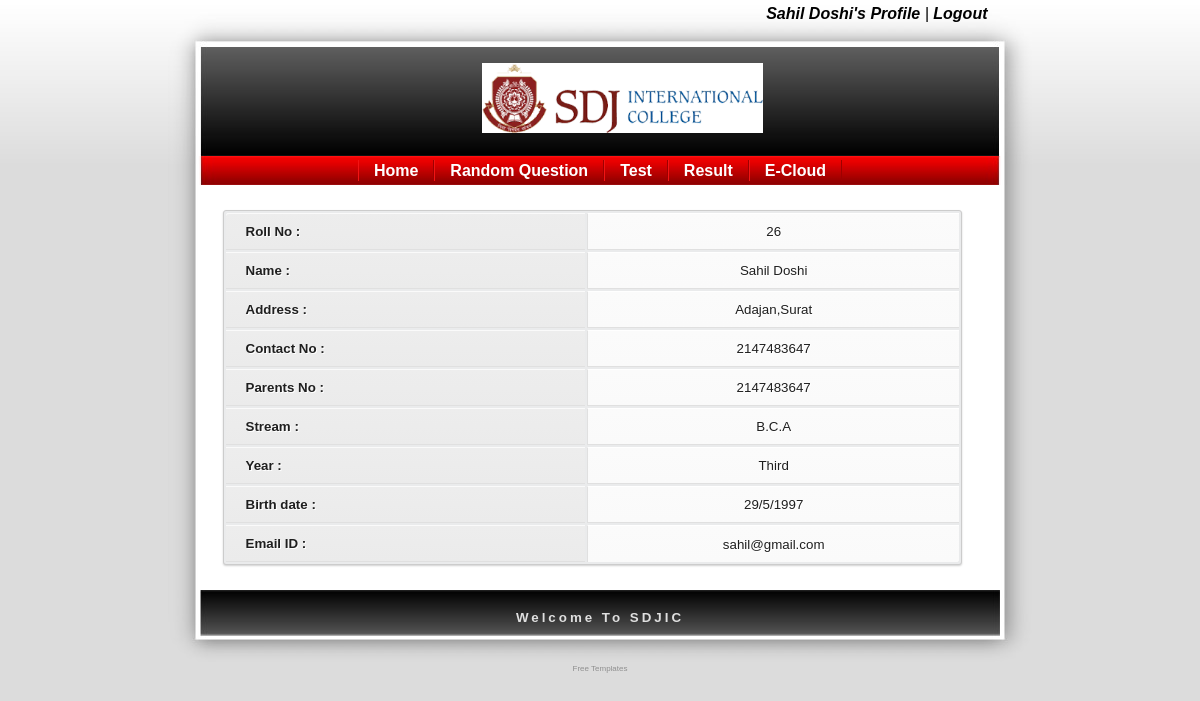
Screenshot of /PHP/SDJIC/std_profile.php (signed in) with the database file from the repository.
### tables this page shows
CREATE TABLE `student_login` (
  `s_id` int(11) NOT NULL,
  `s_rollno` int(11) NOT NULL,
  `s_name` varchar(50) NOT NULL,
  `s_address` varchar(250) NOT NULL,
  `s_cono` int(10) NOT NULL,
  `s_p_cono` int(10) NOT NULL,
  `s_stream` varchar(20) NOT NULL,
  `s_year` varchar(10) NOT NULL,
  `s_b_day` int(2) NOT NULL,
  `s_b_month` int(2) NOT NULL,
  `s_b_year` int(4) NOT NULL,
  `s_mail` varchar(30) NOT NULL,
  `username` varchar(10) NOT NULL,
  `password` varchar(10) NOT NULL
);

### PHP/SDJIC/std_profile.php (the view, shortened to what this page needs)
<?php
	if(isset($_SESSION['s_id']))
	{
		$id=$_SESSION['s_id'];
		$query = "select * From student_login where s_id=$id";
		$result = mysql_query($query);
		$rs = mysql_fetch_row($result);
	}
?>
<!DOCTYPE html PUBLIC "-//W3C//DTD HTML 4.01 Transitional//EN">
<html>
<head>
  <link rel="stylesheet" href="css/style.css" type="text/css">
  <link rel="stylesheet" href="css/style-login.css" type="text/css">
  <link rel="stylesheet" href="css/table.css" type="text/css">
</head>
<body>
	<table align="center" border="0" cellpadding="0" cellspacing="0" width="865">
		<tr>
			<td id="oben" valign="top" height="156">
				<div class="headertextoben">
					<a href="std_profile.php"><?php echo $_SESSION['username']; ?>'s Profile</a> | <a href="logout.php">Logout</a>
				</div>
				<div class="headertextgross">
					<center>
						<img src="css/images/Logo.png" height="70">
					</center>
				</div>
			</td>
		</tr>
		<tr>
			<td id="navi" width="865">
				<div class="headernavi">
					<a href="index_student.php">Home</a><a href="std_select_ch.php">Random Question</a><a href="std_exam.php">Test</a><a href="std_result.php">Result</a><a href="index_student.php">E-Cloud</a>
				</div>
			</td>
		</tr>
		<tr>
			<td id="mainbg" valign="top">
				<div id="haupttext">
					<div class="table-style">
						<table width="93%">
						<tr>
						<th>Roll No :
						<td><?php echo $rs[1]; ?>
						<tr>
						<th>Name :
						<td><?php echo $rs[2]; ?>
						<tr>
						<th>Address :
						<td><?php echo $rs[3]; ?>
						<tr>
						<th>Contact No :
						<td><?php echo $rs[4]; ?>
						<tr>
						<th>Parents No :
						<td><?php echo $rs[5]; ?>
						<tr>
						<th>Stream :
						<td><?php echo $rs[6]; ?>
						<tr>
						<th>Year :
						<td><?php echo $rs[7]; ?>
						<tr>
						<th>Birth date :
						<td><?php echo $rs[8] . "/" . $rs[9] . "/" . $rs[10]; ?>
						<tr>
						<th>Email ID :
						<td><?php echo $rs[11]; ?>
						</table>
				</div>
			</td>
		</tr>
		<tr>
			<td id="unten" height="74">Welcome To SDJIC</td>
		</tr>
	</table>
	<div class="copyright" align="center"><a style="color:#8F8F8F;font-weight:normal;background-color:#DCDCDC" href="http://www.website-templates.info" target="_blank">Free Templates</a></div>
</body>
</html>

### PHP/SDJIC/css/style.css (style rules this page uses)
body { margin: 0px; padding: 0px; color: #5F5F5F; background:url(images/bg.jpg) repeat-x; background-color: #DCDCDC; font-family: "Trebuchet MS",verdana,arial,helvetica,sans-serif; font-size: 10pt; }
table,td,tr { color: #1F1F1F; background-color: #FFFFFF; font-family: "Trebuchet MS",verdana,arial,helvetica,sans-serif; font-size: 10pt; }
#oben { background:url(images/oben.jpg); width: 865px; }
.headertextoben { padding: 5px 45px 0px 0px; font-size: 12pt; color: #000000; background-color: inherit; font-family: "Trebuchet MS",verdana,arial,helvetica,sans-serif; font-style: italic; text-align: right; }
.headertextgross { padding: 40px 0px 0px 45px; font-size: 20pt; color: #ffffff; background-color: inherit; font-family: "Trebuchet MS",verdana,arial,helvetica,sans-serif; font-style: italic; }
#navi { background:url(images/navi.jpg); height: 29px; text-align: center; }
.headernavi a:link, .headernavi a:active, .headernavi a:visited { color: #FFFFFF; background-color: transparent; text-decoration: none; font-family: "Trebuchet MS",verdana,arial,helvetica,sans-serif; font-size: 12pt; line-height: 29px; padding: 2px 15px; margin: 0px; text-align: center; border-left: solid 1px #F31414; border-right: solid 1px #9D0000; }
#mainbg { background:url(images/mainbg.jpg); width: 865px; }
#haupttext { font-family: "Trebuchet MS",verdana,arial,helvetica,sans-serif; padding: 5px 35px 5px 35px; text-align: justify; font-size: 11pt; }
#unten { color: #DFDFDF; background-color: inherit; background:url(images/unten.jpg); font-family: "Century Gothic",sans-serif; font-size: 10pt; font-weight: bold; text-align: center; letter-spacing: 3px; padding-bottom: 20px; }
.copyright { font-size: 6pt; text-align: center; font-weight: normal; }
a:link,a:visited,a:active { color: #000000; background-color: inherit; text-decoration: none; font-weight: bold; }

### PHP/SDJIC/css/table.css (style rules this page uses)
.table-style table { font-family:Arial, Helvetica, sans-serif; color:#666; font-size:12px; text-shadow: 1px 1px 0px #fff; background:#eaebec; margin:20px; border:#ccc 1px solid; -moz-border-radius:3px; -webkit-border-radius:3px; border-radius:3px; -moz-box-shadow: 0 1px 2px #d1d1d1; -webkit-box-shadow: 0 1px 2px #d1d1d1; box-shadow: 0 1px 2px #d1d1d1; }
.table-style table th { padding:10px 10px 10px 10px; border-top:1px solid #fafafa; border-bottom:1px solid #e0e0e0; background: #ededed; background: -webkit-gradient(linear, left top, left bottom, from(#ededed), to(#ebebeb)); background: -moz-linear-gradient(top, #ededed, #ebebeb); }
.table-style table th:first-child { text-align: left; padding-left:20px; }
.table-style table tr:first-child th:first-child { -moz-border-radius-topleft:3px; -webkit-border-top-left-radius:3px; border-top-left-radius:3px; }
.table-style table tr { text-align: center; padding-left:20px; }
.table-style table tr td { padding:5px; border-top: 1px solid #ffffff; border-bottom:1px solid #e0e0e0; border-left: 1px solid #e0e0e0; background: #fafafa; background: -webkit-gradient(linear, left top, left bottom, from(#fbfbfb), to(#fafafa)); background: -moz-linear-gradient(top, #fbfbfb, #fafafa); }
.table-style table tr:last-child td { border-bottom:0; }
.table-style table tr:last-child td:last-child { -moz-border-radius-bottomright:3px; -webkit-border-bottom-right-radius:3px; border-bottom-right-radius:3px; }

### rows the page displays
student_login: s_rollno "26", s_name "Sahil Doshi", s_address "Adajan,Surat", s_cono "2147483647", s_p_cono "2147483647", s_stream "B.C.A", s_year "Third", s_b_day "29", s_b_month "5", s_b_year "1997", s_mail "sahil@gmail.com"

### other values shown
$_SESSION['username'] "Sahil Doshi"
